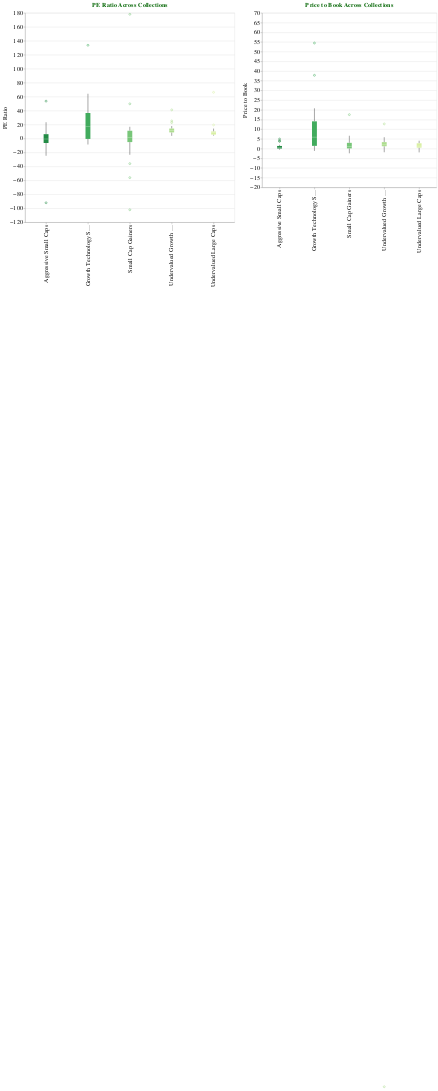

This figure's notebook cell:
### Code cell
import pandas as pd
import requests
import altair as alt

collections = ["undervalued_growth_stocks",
               "growth_technology_stocks",
               "undervalued_large_caps",
               "aggressive_small_caps",
               "small_cap_gainers"]

# Lists to store dfs for PE Ratio and Book Value
pe_dfs = []
bv_dfs = []

# List to store box plots
box_plots = []

for collection in collections:
    startIndex = None
    if (collection == "undervalued_large_caps"):
        startIndex = 1
    else:
        startIndex = 0
    # demo api key
    url = f"https://mboum.com/api/v1/co/collections/?list={collection}&start={startIndex}&apikey=demo"
    r = requests.get(url)
    data = r.json()
    quotes = data['data']['quotes']

    # Lists to store data
    symbols = []
    pe_ratios = []
    price_to_book_ratios = []

    for quote in quotes:
        symbols.append(quote['symbol'])
        pe_ratio = round(quote.get('forwardPE', None), 2) if quote.get('forwardPE') is not None else None
        pe_ratios.append(pe_ratio)
        price_to_book = round(quote.get('priceToBook', None), 2) if quote.get('priceToBook') is not None else None
        price_to_book_ratios.append(price_to_book)

    # df for the current collection
    pe_df = pd.DataFrame({
        'Collection': [collection.replace("_", " ").title()] * len(symbols),
        'Symbol': symbols,
        'PE Ratio': pe_ratios
    })

    bv_df = pd.DataFrame({
        'Collection': [collection.replace("_", " ").title()] * len(symbols),
        'Symbol': symbols,
        'Price to Book': price_to_book_ratios
    })

    pe_dfs.append(pe_df)
    bv_dfs.append(bv_df)

# combine all dfs into a single one
combined_pe_df = pd.concat(pe_dfs)
combined_bv_df = pd.concat(bv_dfs)

# color schemes
color_scheme = alt.Scale(range=["#238b45", "#41ab5d", "#78c679", "#addd8e", "#d9f0a3"])

# Create a single box plot for all PE Ratios
pe_box_plot = alt.Chart(combined_pe_df).mark_boxplot().encode(
    x=alt.X('Collection:N', title=None),
    y=alt.Y('PE Ratio:Q', axis=alt.Axis(title='PE Ratio')),
    color=alt.Color('Collection:N', legend=None, scale=color_scheme) 
).properties(
    width=600, 
    height=600,
    title='PE Ratio Across Collections' 
)

# Create a single box plot for all Book Values
bv_box_plot = alt.Chart(combined_bv_df).mark_boxplot().encode(
    x=alt.X('Collection:N', title=None), 
    y=alt.Y('Price to Book:Q', axis=alt.Axis(title='Price to Book'), scale=alt.Scale(domain=[-20, 70])),  
    color=alt.Color('Collection:N', legend=None, scale=color_scheme) 
).properties(
    width=500,
    height=500,  
    title='Price to Book Across Collections'
)

# Combine box plots into a single chart
combined_plots = pe_box_plot | bv_box_plot

combined_plots = combined_plots.configure_title(
    fontSize=18,
    fontWeight='bold',
    color='#006400' 
).configure_axis(
    labelFontSize=18, 
    titleFontSize=18, 
    titleFontWeight='normal', 
)

combined_plots

### Figure 1 — Vega-Lite specification as saved in the notebook (floating-point values rounded to 4 significant figures)
{"config": {"view": {"continuousWidth": 300, "continuousHeight": 300}, "axis": {"labelFontSize": 18, "titleFontSize": 18, "titleFontWeight": "normal"}, "title": {"color": "#006400", "fontSize": 18, "fontWeight": "bold"}}, "hconcat": [{"data": {"name": "data-492a530bf7709015087f54c173ba9929"}, "mark": {"type": "boxplot"}, "encoding": {"color": {"field": "Collection", "legend": null, "scale": {"range": ["#238b45", "#41ab5d", "#78c679", "#addd8e", "#d9f0a3"]}, "type": "nominal"}, "x": {"field": "Collection", "title": null, "type": "nominal"}, "y": {"axis": {"title": "PE Ratio"}, "field": "PE Ratio", "type": "quantitative"}}, "height": 600, "title": "PE Ratio Across Collections", "width": 600}, {"data": {"name": "data-f92ffbd2ada14157b00d1fdbe795caaa"}, "mark": {"type": "boxplot"}, "encoding": {"color": {"field": "Collection", "legend": null, "scale": {"range": ["#238b45", "#41ab5d", "#78c679", "#addd8e", "#d9f0a3"]}, "type": "nominal"}, "x": {"field": "Collection", "title": null, "type": "nominal"}, "y": {"axis": {"title": "Price to Book"}, "field": "Price to Book", "scale": {"domain": [-20, 70]}, "type": "quantitative"}}, "height": 500, "title": "Price to Book Across Collections", "width": 500}], "$schema": "https://vega.github.io/schema/vega-lite/v5.16.3.json", "datasets": {"data-492a530bf7709015087f54c173ba9929": [{"Collection": "Undervalued Growth Stocks", "Symbol": "AAL", "PE Ratio": 4.47}, {"Collection": "Undervalued Growth Stocks", "Symbol": "UAL", "PE Ratio": 3.84}, {"Collection": "Undervalued Growth Stocks", "Symbol": "DAL", "PE Ratio": 6.0}, {"Collection": "Undervalued Growth Stocks", "Symbol": "BMY", "PE Ratio": 7.96}, {"Collection": "Undervalued Growth Stocks", "Symbol": "LYG", "PE Ratio": null}, {"Collection": "Undervalued Growth Stocks", "Symbol": "LAUR", "PE Ratio": 8.89}, {"Collection": "Undervalued Growth Stocks", "Symbol": "HAL", "PE Ratio": 10.8}, {"Collection": "Undervalued Growth Stocks", "Symbol": "MTCH", "PE Ratio": 13.96}, {"Collection": "Undervalued Growth Stocks", "Symbol": "KIM", "PE Ratio": 25.26}, {"Collection": "Undervalued Growth Stocks", "Symbol": "ALSN", "PE Ratio": 9.45}, {"Collection": "Undervalued Growth Stocks", "Symbol": "PYPL", "PE Ratio": 12.83}, {"Collection": "Undervalued Growth Stocks", "Symbol": "DOLE", "PE Ratio": 8.61}, {"Collection": "Undervalued Growth Stocks", "Symbol": "FDX", "PE Ratio": 12.99}, {"Collection": "Undervalued Growth Stocks", "Symbol": "D", "PE Ratio": 14.01}, {"Collection": "Undervalued Growth Stocks", "Symbol": "NOV", "PE Ratio": 10.54}, {"Collection": "Undervalued Growth Stocks", "Symbol": "CIG", "PE Ratio": 41.08}, {"Collection": "Undervalued Growth Stocks", "Symbol": "TGT", "PE Ratio": 16.29}, {"Collection": "Undervalued Growth Stocks", "Symbol": "VOD", "PE Ratio": 11.34}, {"Collection": "Undervalued Growth Stocks", "Symbol": "IBN", "PE Ratio": 17.93}, {"Collection": "Undervalued Growth Stocks", "Symbol": "UA", "PE Ratio": 11.64}, {"Collection": "Undervalued Growth Stocks", "Symbol": "AEM", "PE Ratio": 22.89}, {"Collection": "Undervalued Growth Stocks", "Symbol": "YUMC", "PE Ratio": 15.28}, {"Collection": "Undervalued Growth Stocks", "Symbol": "URBN", "PE Ratio": 10.96}, {"Collection": "Undervalued Growth Stocks", "Symbol": "SLM", "PE Ratio": 7.4}, {"Collection": "Undervalued Growth Stocks", "Symbol": "ACGL", "PE Ratio": 10.65}, {"Collection": "Growth Technology Stocks", "Symbol": "NVDA", "PE Ratio": 33.8}, {"Collection": "Growth Technology Stocks", "Symbol": "DLO", "PE Ratio": 16.23}, {"Collection": "Growth Technology Stocks", "Symbol": "YMM", "PE Ratio": 12.07}, {"Collection": "Growth Technology Stocks", "Symbol": "OUST", "PE Ratio": -2.19}, {"Collection": "Growth Technology Stocks", "Symbol": "OLO", "PE Ratio": 22.87}, {"Collection": "Growth Technology Stocks", "Symbol": "NOW", "PE Ratio": 48.44}, {"Collection": "Growth Technology Stocks", "Symbol": "FOUR", "PE Ratio": 14.56}, {"Collection": "Growth Technology Stocks", "Symbol": "PSN", "PE Ratio": 25.67}, {"Collection": "Growth Technology Stocks", "Symbol": "DV", "PE Ratio": 64.19}, {"Collection": "Growth Technology Stocks", "Symbol": "KVYO", "PE Ratio": 44.98}, {"Collection": "Growth Technology Stocks", "Symbol": "IONQ", "PE Ratio": -8.53}, {"Collection": "Growth Technology Stocks", "Symbol": "HKD", "PE Ratio": null}, {"Collection": "Growth Technology Stocks", "Symbol": "KSPI", "PE Ratio": 0.02}, {"Collection": "Growth Technology Stocks", "Symbol": "PSQH", "PE Ratio": -8.56}, {"Collection": "Growth Technology Stocks", "Symbol": "QBTS", "PE Ratio": -3.78}, {"Collection": "Growth Technology Stocks", "Symbol": "NXT", "PE Ratio": 19.03}, {"Collection": "Growth Technology Stocks", "Symbol": "GTLB", "PE Ratio": 133.6}, {"Collection": "Undervalued Large Caps", "Symbol": "BBD", "PE Ratio": 5.84}, {"Collection": "Undervalued Large Caps", "Symbol": "ITUB", "PE Ratio": 7.88}, {"Collection": "Undervalued Large Caps", "Symbol": "AAL", "PE Ratio": 4.62}, {"Collection": "Undervalued Large Caps", "Symbol": "PBR", "PE Ratio": 4.69}, {"Collection": "Undervalued Large Caps", "Symbol": "UAL", "PE Ratio": 4.13}, {"Collection": "Undervalued Large Caps", "Symbol": "VALE", "PE Ratio": 5.14}, {"Collection": "Undervalued Large Caps", "Symbol": "MRO", "PE Ratio": 9.17}, {"Collection": "Undervalued Large Caps", "Symbol": "GM", "PE Ratio": 5.34}, {"Collection": "Undervalued Large Caps", "Symbol": "HBAN", "PE Ratio": 10.04}, {"Collection": "Undervalued Large Caps", "Symbol": "UMC", "PE Ratio": 10.37}, {"Collection": "Undervalued Large Caps", "Symbol": "SLB", "PE Ratio": 14.31}, {"Collection": "Undervalued Large Caps", "Symbol": "DAL", "PE Ratio": 6.38}, {"Collection": "Undervalued Large Caps", "Symbol": "HST", "PE Ratio": 19.51}, {"Collection": "Undervalued Large Caps", "Symbol": "DVN", "PE Ratio": 9.16}, {"Collection": "Undervalued Large Caps", "Symbol": "CVE", "PE Ratio": 8.26}, {"Collection": "Undervalued Large Caps", "Symbol": "APA", "PE Ratio": 6.78}, {"Collection": "Undervalued Large Caps", "Symbol": "PBR-A", "PE Ratio": 4.72}, {"Collection": "Undervalued Large Caps", "Symbol": "LYG", "PE Ratio": null}, {"Collection": "Undervalued Large Caps", "Symbol": "SUZ", "PE Ratio": 6.09}, {"Collection": "Undervalued Large Caps", "Symbol": "BKR", "PE Ratio": 13.29}, {"Collection": "Undervalued Large Caps", "Symbol": "SU", "PE Ratio": 9.42}, {"Collection": "Undervalued Large Caps", "Symbol": "GFI", "PE Ratio": 66.21}, {"Collection": "Undervalued Large Caps", "Symbol": "HAL", "PE Ratio": 10.06}, {"Collection": "Undervalued Large Caps", "Symbol": "RF", "PE Ratio": 9.56}, {"Collection": "Undervalued Large Caps", "Symbol": "MPC", "PE Ratio": 13.23}, {"Collection": "Aggressive Small Caps", "Symbol": "TLRY", "PE Ratio": -24.7}, {"Collection": "Aggressive Small Caps", "Symbol": "LUMN", "PE Ratio": -22.29}, {"Collection": "Aggressive Small Caps", "Symbol": "BB", "PE Ratio": -92.0}, {"Collection": "Aggressive Small Caps", "Symbol": "NAT", "PE Ratio": 5.68}, {"Collection": "Aggressive Small Caps", "Symbol": "SOS", "PE Ratio": null}, {"Collection": "Aggressive Small Caps", "Symbol": "HYZN", "PE Ratio": -1.64}, {"Collection": "Aggressive Small Caps", "Symbol": "MNMD", "PE Ratio": -6.39}, {"Collection": "Aggressive Small Caps", "Symbol": "DOLE", "PE Ratio": 8.52}, {"Collection": "Aggressive Small Caps", "Symbol": "CLNE", "PE Ratio": 53.6}, {"Collection": "Aggressive Small Caps", "Symbol": "AHT", "PE Ratio": -0.36}, {"Collection": "Aggressive Small Caps", "Symbol": "DDD", "PE Ratio": null}, {"Collection": "Aggressive Small Caps", "Symbol": "EBON", "PE Ratio": null}, {"Collection": "Aggressive Small Caps", "Symbol": "ME", "PE Ratio": -0.87}, {"Collection": "Aggressive Small Caps", "Symbol": "BIG", "PE Ratio": -0.65}, {"Collection": "Aggressive Small Caps", "Symbol": "AMWL", "PE Ratio": -1.89}, {"Collection": "Aggressive Small Caps", "Symbol": "JKS", "PE Ratio": 2.68}, {"Collection": "Aggressive Small Caps", "Symbol": "CCO", "PE Ratio": -11.79}, {"Collection": "Aggressive Small Caps", "Symbol": "ETWO", "PE Ratio": 23.37}, {"Collection": "Aggressive Small Caps", "Symbol": "PGRE", "PE Ratio": -10.2}, {"Collection": "Aggressive Small Caps", "Symbol": "CENX", "PE Ratio": 15.39}, {"Collection": "Aggressive Small Caps", "Symbol": "KODK", "PE Ratio": null}, {"Collection": "Aggressive Small Caps", "Symbol": "BW", "PE Ratio": 6.28}, {"Collection": "Aggressive Small Caps", "Symbol": "UNIT", "PE Ratio": 10.73}, {"Collection": "Aggressive Small Caps", "Symbol": "NOVA", "PE Ratio": -3.37}, {"Collection": "Aggressive Small Caps", "Symbol": "LX", "PE Ratio": 1.34}, {"Collection": "Small Cap Gainers", "Symbol": "BB", "PE Ratio": -102.0}, {"Collection": "Small Cap Gainers", "Symbol": "TIGR", "PE Ratio": 13.36}, {"Collection": "Small Cap Gainers", "Symbol": "VSCO", "PE Ratio": 8.31}, {"Collection": "Small Cap Gainers", "Symbol": "LAC", "PE Ratio": -21.59}, {"Collection": "Small Cap Gainers", "Symbol": "HUYA", "PE Ratio": 49.78}, {"Collection": "Small Cap Gainers", "Symbol": "VMEO", "PE Ratio": 178.0}, {"Collection": "Small Cap Gainers", "Symbol": "EXK", "PE Ratio": 15.5}, {"Collection": "Small Cap Gainers", "Symbol": "DADA", "PE Ratio": 8.69}, {"Collection": "Small Cap Gainers", "Symbol": "OPTN", "PE Ratio": -23.25}, {"Collection": "Small Cap Gainers", "Symbol": "COMM", "PE Ratio": 4.0}, {"Collection": "Small Cap Gainers", "Symbol": "VNET", "PE Ratio": -3.82}, {"Collection": "Small Cap Gainers", "Symbol": "MKFG", "PE Ratio": -4.8}, {"Collection": "Small Cap Gainers", "Symbol": "KC", "PE Ratio": -5.58}, {"Collection": "Small Cap Gainers", "Symbol": "EGHT", "PE Ratio": 7.0}, {"Collection": "Small Cap Gainers", "Symbol": "WPRT", "PE Ratio": -5.08}, {"Collection": "Small Cap Gainers", "Symbol": "BALY", "PE Ratio": -4.62}, {"Collection": "Small Cap Gainers", "Symbol": "LXRX", "PE Ratio": -3.6}, {"Collection": "Small Cap Gainers", "Symbol": "CRNC", "PE Ratio": 16.83}, {"Collection": "Small Cap Gainers", "Symbol": "HNST", "PE Ratio": -35.92}, {"Collection": "Small Cap Gainers", "Symbol": "RCUS", "PE Ratio": -4.52}, {"Collection": "Small Cap Gainers", "Symbol": "TUP", "PE Ratio": 1.76}, {"Collection": "Small Cap Gainers", "Symbol": "ATEN", "PE Ratio": 16.85}, {"Collection": "Small Cap Gainers", "Symbol": "SBGI", "PE Ratio": -55.96}, {"Collection": "Small Cap Gainers", "Symbol": "AMPY", "PE Ratio": 7.56}, {"Collection": "Small Cap Gainers", "Symbol": "GB", "PE Ratio": 11.19}], "data-f92ffbd2ada14157b00d1fdbe795caaa": [{"Collection": "Undervalued Growth Stocks", "Symbol": "AAL", "Price to Book": -1.87}, {"Collection": "Undervalued Growth Stocks", "Symbol": "UAL", "Price to Book": 1.56}, {"Collection": "Undervalued Growth Stocks", "Symbol": "DAL", "Price to Book": 2.6}, {"Collection": "Undervalued Growth Stocks", "Symbol": "BMY", "Price to Book": 3.58}, {"Collection": "Undervalued Growth Stocks", "Symbol": "LYG", "Price to Book": 4.09}, {"Collection": "Undervalued Growth Stocks", "Symbol": "LAUR", "Price to Book": 2.33}, {"Collection": "Undervalued Growth Stocks", "Symbol": "HAL", "Price to Book": 3.69}, {"Collection": "Undervalued Growth Stocks", "Symbol": "MTCH", "Price to Book": -483.8}, {"Collection": "Undervalued Growth Stocks", "Symbol": "KIM", "Price to Book": 1.23}, {"Collection": "Undervalued Growth Stocks", "Symbol": "ALSN", "Price to Book": 12.75}, {"Collection": "Undervalued Growth Stocks", "Symbol": "PYPL", "Price to Book": 3.35}, {"Collection": "Undervalued Growth Stocks", "Symbol": "DOLE", "Price to Book": 0.91}, {"Collection": "Undervalued Growth Stocks", "Symbol": "FDX", "Price to Book": 2.61}, {"Collection": "Undervalued Growth Stocks", "Symbol": "D", "Price to Book": 1.56}, {"Collection": "Undervalued Growth Stocks", "Symbol": "NOV", "Price to Book": 1.24}, {"Collection": "Undervalued Growth Stocks", "Symbol": "CIG", "Price to Book": 0.22}, {"Collection": "Undervalued Growth Stocks", "Symbol": "TGT", "Price to Book": 5.89}, {"Collection": "Undervalued Growth Stocks", "Symbol": "VOD", "Price to Book": 3.85}, {"Collection": "Undervalued Growth Stocks", "Symbol": "IBN", "Price to Book": 0.07}, {"Collection": "Undervalued Growth Stocks", "Symbol": "UA", "Price to Book": 1.38}, {"Collection": "Undervalued Growth Stocks", "Symbol": "AEM", "Price to Book": 1.44}, {"Collection": "Undervalued Growth Stocks", "Symbol": "YUMC", "Price to Book": 2.43}, {"Collection": "Undervalued Growth Stocks", "Symbol": "URBN", "Price to Book": 1.87}, {"Collection": "Undervalued Growth Stocks", "Symbol": "SLM", "Price to Book": 2.89}, {"Collection": "Undervalued Growth Stocks", "Symbol": "ACGL", "Price to Book": 1.93}, {"Collection": "Growth Technology Stocks", "Symbol": "NVDA", "Price to Book": 54.47}, {"Collection": "Growth Technology Stocks", "Symbol": "DLO", "Price to Book": 9.58}, {"Collection": "Growth Technology Stocks", "Symbol": "YMM", "Price to Book": 0.22}, {"Collection": "Growth Technology Stocks", "Symbol": "OUST", "Price to Book": 1.04}, {"Collection": "Growth Technology Stocks", "Symbol": "OLO", "Price to Book": 1.32}, {"Collection": "Growth Technology Stocks", "Symbol": "NOW", "Price to Book": 20.79}, {"Collection": "Growth Technology Stocks", "Symbol": "FOUR", "Price to Book": 6.6}, {"Collection": "Growth Technology Stocks", "Symbol": "PSN", "Price to Book": 3.81}, {"Collection": "Growth Technology Stocks", "Symbol": "DV", "Price to Book": 5.32}, {"Collection": "Growth Technology Stocks", "Symbol": "KVYO", "Price to Book": 7.27}, {"Collection": "Growth Technology Stocks", "Symbol": "IONQ", "Price to Book": 4.07}, {"Collection": "Growth Technology Stocks", "Symbol": "HKD", "Price to Book": 1.47}, {"Collection": "Growth Technology Stocks", "Symbol": "KSPI", "Price to Book": null}, {"Collection": "Growth Technology Stocks", "Symbol": "PSQH", "Price to Book": 13.36}, {"Collection": "Growth Technology Stocks", "Symbol": "QBTS", "Price to Book": 37.82}, {"Collection": "Growth Technology Stocks", "Symbol": "NXT", "Price to Book": -1.18}, {"Collection": "Growth Technology Stocks", "Symbol": "GTLB", "Price to Book": 16.22}, {"Collection": "Undervalued Large Caps", "Symbol": "BBD", "Price to Book": 0.18}, {"Collection": "Undervalued Large Caps", "Symbol": "ITUB", "Price to Book": 0.36}, {"Collection": "Undervalued Large Caps", "Symbol": "AAL", "Price to Book": -1.93}, {"Collection": "Undervalued Large Caps", "Symbol": "PBR", "Price to Book": 0.52}, {"Collection": "Undervalued Large Caps", "Symbol": "UAL", "Price to Book": 1.68}, {"Collection": "Undervalued Large Caps", "Symbol": "VALE", "Price to Book": 0.27}, {"Collection": "Undervalued Large Caps", "Symbol": "MRO", "Price to Book": 1.46}, {"Collection": "Undervalued Large Caps", "Symbol": "GM", "Price to Book": 0.85}, {"Collection": "Undervalued Large Caps", "Symbol": "HBAN", "Price to Book": 1.19}, {"Collection": "Undervalued Large Caps", "Symbol": "UMC", "Price to Book": 0.28}, {"Collection": "Undervalued Large Caps", "Symbol": "SLB", "Price to Book": 3.88}, {"Collection": "Undervalued Large Caps", "Symbol": "DAL", "Price to Book": 2.76}, {"Collection": "Undervalued Large Caps", "Symbol": "HST", "Price to Book": 2.19}, {"Collection": "Undervalued Large Caps", "Symbol": "DVN", "Price to Book": 2.64}, {"Collection": "Undervalued Large Caps", "Symbol": "CVE", "Price to Book": 1.33}, {"Collection": "Undervalued Large Caps", "Symbol": "APA", "Price to Book": 3.93}, {"Collection": "Undervalued Large Caps", "Symbol": "PBR-A", "Price to Book": 0.51}, {"Collection": "Undervalued Large Caps", "Symbol": "LYG", "Price to Book": 4.09}, {"Collection": "Undervalued Large Caps", "Symbol": "SUZ", "Price to Book": 0.37}, {"Collection": "Undervalued Large Caps", "Symbol": "BKR", "Price to Book": 2.18}, {"Collection": "Undervalued Large Caps", "Symbol": "SU", "Price to Book": 1.1}, {"Collection": "Undervalued Large Caps", "Symbol": "GFI", "Price to Book": 3.17}, {"Collection": "Undervalued Large Caps", "Symbol": "HAL", "Price to Book": 3.73}, {"Collection": "Undervalued Large Caps", "Symbol": "RF", "Price to Book": 1.23}, {"Collection": "Undervalued Large Caps", "Symbol": "MPC", "Price to Book": 3.04}, {"Collection": "Aggressive Small Caps", "Symbol": "TLRY", "Price to Book": 0.54}, {"Collection": "Aggressive Small Caps", "Symbol": "LUMN", "Price to Book": 3.78}, {"Collection": "Aggressive Small Caps", "Symbol": "BB", "Price to Book": 1.96}, {"Collection": "Aggressive Small Caps", "Symbol": "NAT", "Price to Book": 1.52}, {"Collection": "Aggressive Small Caps", "Symbol": "SOS", "Price to Book": 0.03}, {"Collection": "Aggressive Small Caps", "Symbol": "HYZN", "Price to Book": 1.38}, {"Collection": "Aggressive Small Caps", "Symbol": "MNMD", "Price to Book": 4.94}, {"Collection": "Aggressive Small Caps", "Symbol": "DOLE", "Price to Book": 0.91}, {"Collection": "Aggressive Small Caps", "Symbol": "CLNE", "Price to Book": 0.82}, {"Collection": "Aggressive Small Caps", "Symbol": "AHT", "Price to Book": -0.15}, {"Collection": "Aggressive Small Caps", "Symbol": "DDD", "Price to Book": 1.42}, {"Collection": "Aggressive Small Caps", "Symbol": "EBON", "Price to Book": 0.2}, {"Collection": "Aggressive Small Caps", "Symbol": "ME", "Price to Book": 0.68}, {"Collection": "Aggressive Small Caps", "Symbol": "BIG", "Price to Book": 0.44}, {"Collection": "Aggressive Small Caps", "Symbol": "AMWL", "Price to Book": 0.5}, {"Collection": "Aggressive Small Caps", "Symbol": "JKS", "Price to Book": 0.06}, {"Collection": "Aggressive Small Caps", "Symbol": "CCO", "Price to Book": -0.23}, {"Collection": "Aggressive Small Caps", "Symbol": "ETWO", "Price to Book": 0.89}, {"Collection": "Aggressive Small Caps", "Symbol": "PGRE", "Price to Book": 0.32}, {"Collection": "Aggressive Small Caps", "Symbol": "CENX", "Price to Book": 4.01}, {"Collection": "Aggressive Small Caps", "Symbol": "KODK", "Price to Book": 0.42}, {"Collection": "Aggressive Small Caps", "Symbol": "BW", "Price to Book": -0.49}, {"Collection": "Aggressive Small Caps", "Symbol": "UNIT", "Price to Book": -0.56}, {"Collection": "Aggressive Small Caps", "Symbol": "NOVA", "Price to Book": 0.49}, {"Collection": "Aggressive Small Caps", "Symbol": "LX", "Price to Book": 0.03}, {"Collection": "Small Cap Gainers", "Symbol": "BB", "Price to Book": 2.17}, {"Collection": "Small Cap Gainers", "Symbol": "TIGR", "Price to Book": 1.42}, {"Collection": "Small Cap Gainers", "Symbol": "VSCO", "Price to Book": 6.66}, {"Collection": "Small Cap Gainers", "Symbol": "LAC", "Price to Book": 0.75}, {"Collection": "Small Cap Gainers", "Symbol": "HUYA", "Price to Book": 0.1}, {"Collection": "Small Cap Gainers", "Symbol": "VMEO", "Price to Book": 2.35}, {"Collection": "Small Cap Gainers", "Symbol": "EXK", "Price to Book": 1.26}, {"Collection": "Small Cap Gainers", "Symbol": "DADA", "Price to Book": 0.1}, {"Collection": "Small Cap Gainers", "Symbol": "OPTN", "Price to Book": -2.41}, {"Collection": "Small Cap Gainers", "Symbol": "COMM", "Price to Book": -0.1}, {"Collection": "Small Cap Gainers", "Symbol": "VNET", "Price to Book": 0.04}, {"Collection": "Small Cap Gainers", "Symbol": "MKFG", "Price to Book": 1.0}, {"Collection": "Small Cap Gainers", "Symbol": "KC", "Price to Book": 0.12}, {"Collection": "Small Cap Gainers", "Symbol": "EGHT", "Price to Book": 2.32}, {"Collection": "Small Cap Gainers", "Symbol": "WPRT", "Price to Book": 0.67}, {"Collection": "Small Cap Gainers", "Symbol": "BALY", "Price to Book": 0.69}, {"Collection": "Small Cap Gainers", "Symbol": "LXRX", "Price to Book": 4.93}, {"Collection": "Small Cap Gainers", "Symbol": "CRNC", "Price to Book": 0.84}, {"Collection": "Small Cap Gainers", "Symbol": "HNST", "Price to Book": 3.64}, {"Collection": "Small Cap Gainers", "Symbol": "RCUS", "Price to Book": 3.11}, {"Collection": "Small Cap Gainers", "Symbol": "TUP", "Price to Book": -0.15}, {"Collection": "Small Cap Gainers", "Symbol": "ATEN", "Price to Book": 5.24}, {"Collection": "Small Cap Gainers", "Symbol": "SBGI", "Price to Book": 2.99}, {"Collection": "Small Cap Gainers", "Symbol": "AMPY", "Price to Book": 0.6}, {"Collection": "Small Cap Gainers", "Symbol": "GB", "Price to Book": 17.54}]}}
